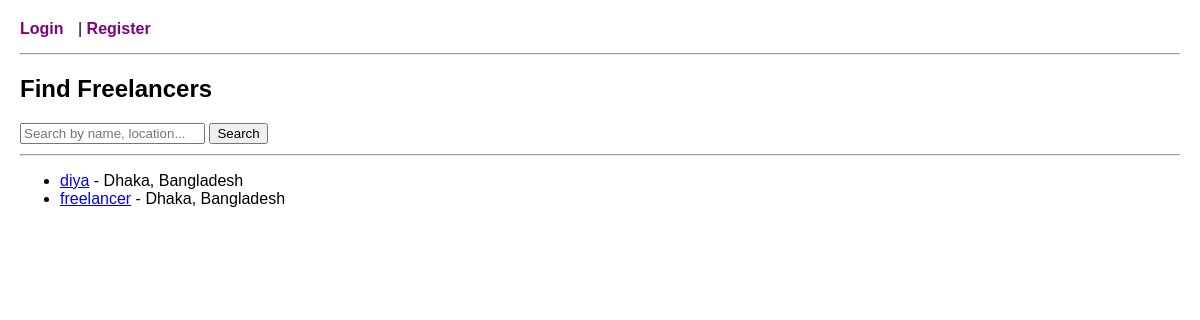
Screenshot of /freelancers/ with the database file from the repository.
### core/models.py (models this page shows, shortened)
class CustomUser(AbstractUser):
    is_client = models.BooleanField(default=False)
    is_freelancer = models.BooleanField(default=False)
    bio = models.TextField(blank=True)
    location = models.CharField(max_length=100, blank=True)
    profile_picture = models.ImageField(upload_to='profile_pics/', blank=True, null=True)
    skills = models.ManyToManyField('SkillTag', blank=True)

### core/views.py (the view)
# urls.py: path('freelancers/', views.browse_freelancers, name='browse_freelancers'),
def browse_freelancers(request):
    query = request.GET.get('q', '')
    freelancers = CustomUser.objects.filter(is_freelancer=True)
    if query:
        freelancers = freelancers.filter(
            Q(username__icontains=query) |
            Q(location__icontains=query) |
            Q(skills__name__icontains=query)
        ).distinct()
    return render(request, 'core/browse_freelancers.html', {
        'freelancers': freelancers,
        'query': query
    })

### core/templates/core/browse_freelancers.html (shortened to what this page needs)
{% extends 'core/base.html' %}
{% block content %}
<h2>Find Freelancers</h2>
<form method="get">
    <input type="text" name="q" placeholder="Search by name, location..." value="{{ query }}">
    <button type="submit">Search</button>
</form>
<hr>
{% if freelancers %}
    <ul>
        {% for freelancer in freelancers %}
            <li>
                <a href="{% url 'view_profile' freelancer.username %}">{{ freelancer.username }}</a>
                - {{ freelancer.location }}
            </li>
        {% endfor %}
    </ul>
{% else %}
    <p>No freelancers found.</p>
{% endif %}
{% endblock %}

### core/templates/core/base.html (style rules this page uses)
body { font-family: Arial, sans-serif; margin: 20px; }
hr { margin-top: 10px; }

### rows the page displays
CustomUser: username "diya", location "Dhaka, Bangladesh"
CustomUser: username "freelancer", location "Dhaka, Bangladesh"
